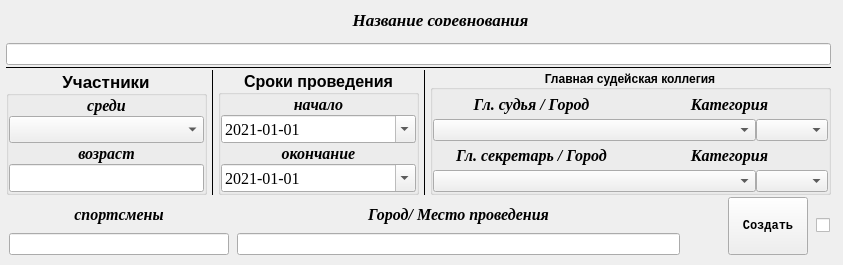
    <widget class="QWidget" name="tab">
     <attribute name="title">
      <string>Титул</string>
     </attribute>
     <widget class="QLabel" name="label_nazvanie">
      <property name="geometry">
       <rect>
        <x>320</x>
        <y>10</y>
        <width>241</width>
        <height>16</height>
       </rect>
      </property>
      <property name="sizePolicy">
       <sizepolicy hsizetype="Expanding" vsizetype="Preferred">
        <horstretch>0</horstretch>
        <verstretch>0</verstretch>
       </sizepolicy>
      </property>
      <property name="font">
       <font>
        <family>Times New Roman</family>
        <pointsize>13</pointsize>
        <weight>75</weight>
        <italic>true</italic>
        <bold>true</bold>
       </font>
      </property>
      <property name="text">
       <string>&lt;html&gt;&lt;head/&gt;&lt;body&gt;&lt;p&gt;Название соревнования&lt;/p&gt;&lt;/body&gt;&lt;/html&gt;</string>
      </property>
      <property name="alignment">
       <set>Qt::AlignCenter</set>
      </property>
     </widget>
     <widget class="QWidget" name="layoutWidget">
      <property name="geometry">
       <rect>
        <x>3</x>
        <y>43</y>
        <width>831</width>
        <height>213</height>
       </rect>
      </property>
      <layout class="QGridLayout" name="gridLayout_2">
       <property name="leftMargin">
        <number>3</number>
       </property>
       <property name="topMargin">
        <number>0</number>
       </property>
       <property name="rightMargin">
        <number>3</number>
       </property>
       <property name="spacing">
        <number>1</number>
       </property>
       <item row="0" column="0">
        <layout class="QGridLayout" name="gridLayout_5" columnstretch="0">
         <property name="horizontalSpacing">
          <number>24</number>
         </property>
         <property name="verticalSpacing">
          <number>1</number>
         </property>
         <item row="0" column="0">
          <widget class="QLineEdit" name="lineEdit_title_nazvanie">
           <property name="font">
            <font>
             <weight>75</weight>
             <bold>true</bold>
            </font>
           </property>
           <property name="layoutDirection">
            <enum>Qt::LeftToRight</enum>
           </property>
          </widget>
         </item>
         <item row="1" column="0">
          <widget class="Line" name="line_16">
           <property name="frameShadow">
            <enum>QFrame::Plain</enum>
           </property>
           <property name="orientation">
            <enum>Qt::Horizontal</enum>
           </property>
          </widget>
         </item>
        </layout>
       </item>
       <item row="1" column="0">
        <layout class="QHBoxLayout" name="horizontalLayout_5" stretch="1,0,1,0,2">
         <property name="spacing">
          <number>4</number>
         </property>
         <property name="leftMargin">
          <number>0</number>
         </property>
         <item>
          <widget class="QGroupBox" name="groupBox_8">
           <property name="font">
            <font>
             <pointsize>13</pointsize>
             <weight>75</weight>
             <bold>true</bold>
            </font>
           </property>
           <property name="title">
            <string>Участники</string>
           </property>
           <property name="alignment">
            <set>Qt::AlignCenter</set>
           </property>
           <layout class="QVBoxLayout" name="verticalLayout_46">
            <property name="spacing">
             <number>1</number>
            </property>
            <property name="leftMargin">
             <number>0</number>
            </property>
            <property name="topMargin">
             <number>0</number>
            </property>
            <property name="rightMargin">
             <number>0</number>
            </property>
            <property name="bottomMargin">
             <number>0</number>
            </property>
            <item>
             <layout class="QVBoxLayout" name="verticalLayout_48">
              <property name="spacing">
               <number>1</number>
              </property>
              <item>
               <layout class="QVBoxLayout" name="verticalLayout_33">
                <property name="spacing">
                 <number>1</number>
                </property>
                <item>
                 <widget class="QLabel" name="label_sredi">
                  <property name="font">
                   <font>
                    <family>Times New Roman</family>
                    <pointsize>12</pointsize>
                    <italic>true</italic>
                   </font>
                  </property>
                  <property name="text">
                   <string>&lt;html&gt;&lt;head/&gt;&lt;body&gt;&lt;p&gt;&lt;span style=&quot; font-style:italic;&quot;&gt;среди&lt;/span&gt;&lt;/p&gt;&lt;/body&gt;&lt;/html&gt;</string>
                  </property>
                  <property name="alignment">
                   <set>Qt::AlignHCenter|Qt::AlignTop</set>
                  </property>
                 </widget>
                </item>
                <item>
                 <widget class="QComboBox" name="comboBox_sredi">
                  <property name="sizePolicy">
                   <sizepolicy hsizetype="MinimumExpanding" vsizetype="Fixed">
                    <horstretch>0</horstretch>
                    <verstretch>0</verstretch>
                   </sizepolicy>
                  </property>
                  <property name="font">
                   <font>
                    <family>Times New Roman</family>
                    <pointsize>12</pointsize>
                    <weight>50</weight>
                    <italic>true</italic>
                    <bold>false</bold>
                   </font>
                  </property>
                 </widget>
                </item>
               </layout>
              </item>
              <item>
               <layout class="QVBoxLayout" name="verticalLayout_51">
                <property name="spacing">
                 <number>1</number>
                </property>
                <item>
                 <widget class="QLabel" name="label_sredi_2">
                  <property name="font">
                   <font>
                    <family>Times New Roman</family>
                    <pointsize>12</pointsize>
                    <italic>true</italic>
                   </font>
                  </property>
                  <property name="text">
                   <string>&lt;html&gt;&lt;head/&gt;&lt;body&gt;&lt;p&gt;возраст&lt;/p&gt;&lt;/body&gt;&lt;/html&gt;</string>
                  </property>
                  <property name="alignment">
                   <set>Qt::AlignHCenter|Qt::AlignTop</set>
                  </property>
                 </widget>
                </item>
                <item>
                 <widget class="QLineEdit" name="lineEdit_title_vozrast">
                  <property name="font">
                   <font>
                    <weight>50</weight>
                    <bold>false</bold>
                   </font>
                  </property>
                 </widget>
                </item>
               </layout>
              </item>
             </layout>
            </item>
           </layout>
          </widget>
         </item>
         <item>
          <widget class="Line" name="line_14">
           <property name="frameShadow">
            <enum>QFrame::Plain</enum>
           </property>
           <property name="orientation">
            <enum>Qt::Vertical</enum>
           </property>
          </widget>
         </item>
         <item>
          <widget class="QGroupBox" name="groupBox_7">
           <property name="font">
            <font>
             <pointsize>12</pointsize>
             <weight>75</weight>
             <bold>true</bold>
            </font>
           </property>
           <property name="title">
            <string>Сроки проведения</string>
           </property>
           <property name="alignment">
            <set>Qt::AlignCenter</set>
           </property>
           <layout class="QVBoxLayout" name="verticalLayout_49">
            <property name="spacing">
             <number>1</number>
            </property>
            <property name="leftMargin">
             <number>0</number>
            </property>
            <property name="topMargin">
             <number>0</number>
            </property>
            <property name="rightMargin">
             <number>0</number>
            </property>
            <property name="bottomMargin">
             <number>0</number>
            </property>
            <item>
             <layout class="QVBoxLayout" name="verticalLayout_47">
              <property name="spacing">
               <number>1</number>
              </property>
              <item>
               <layout class="QVBoxLayout" name="verticalLayout_34">
                <property name="spacing">
                 <number>1</number>
                </property>
                <item>
                 <widget class="QLabel" name="label_s">
                  <property name="sizePolicy">
                   <sizepolicy hsizetype="Minimum" vsizetype="Preferred">
                    <horstretch>0</horstretch>
                    <verstretch>0</verstretch>
                   </sizepolicy>
                  </property>
                  <property name="font">
                   <font>
                    <family>Times New Roman</family>
                    <pointsize>12</pointsize>
                    <italic>true</italic>
                   </font>
                  </property>
                  <property name="text">
                   <string>&lt;html&gt;&lt;head/&gt;&lt;body&gt;&lt;p&gt;начало&lt;/p&gt;&lt;/body&gt;&lt;/html&gt;</string>
                  </property>
                  <property name="alignment">
                   <set>Qt::AlignHCenter|Qt::AlignTop</set>
                  </property>
                 </widget>
                </item>
                <item>
                 <widget class="QDateEdit" name="dateEdit_start">
                  <property name="sizePolicy">
                   <sizepolicy hsizetype="MinimumExpanding" vsizetype="Fixed">
                    <horstretch>0</horstretch>
                    <verstretch>0</verstretch>
                   </sizepolicy>
                  </property>
                  <property name="font">
                   <font>
                    <family>Times New Roman</family>
                    <weight>50</weight>
                    <bold>false</bold>
                   </font>
                  </property>
                  <property name="dateTime">
                   <datetime>
                    <hour>0</hour>
                    <minute>0</minute>
                    <second>0</second>
                    <year>2021</year>
                    <month>1</month>
                    <day>1</day>
                   </datetime>
                  </property>
                  <property name="displayFormat">
                   <string>yyyy-MM-dd</string>
                  </property>
                  <property name="calendarPopup">
                   <bool>true</bool>
                  </property>
                  <property name="date">
                   <date>
                    <year>2021</year>
                    <month>1</month>
                    <day>1</day>
                   </date>
                  </property>
                 </widget>
                </item>
               </layout>
              </item>
              <item>
               <layout class="QVBoxLayout" name="verticalLayout_45">
                <property name="spacing">
                 <number>1</number>
                </property>
                <item>
                 <widget class="QLabel" name="label_po">
                  <property name="sizePolicy">
                   <sizepolicy hsizetype="Minimum" vsizetype="Preferred">
                    <horstretch>0</horstretch>
                    <verstretch>0</verstretch>
                   </sizepolicy>
                  </property>
                  <property name="font">
                   <font>
                    <family>Times New Roman</family>
                    <pointsize>12</pointsize>
                    <italic>true</italic>
                   </font>
                  </property>
                  <property name="text">
                   <string>&lt;html&gt;&lt;head/&gt;&lt;body&gt;&lt;p&gt;окончание&lt;/p&gt;&lt;/body&gt;&lt;/html&gt;</string>
                  </property>
                  <property name="alignment">
                   <set>Qt::AlignHCenter|Qt::AlignTop</set>
                  </property>
                 </widget>
                </item>
                <item>
                 <widget class="QDateEdit" name="dateEdit_end">
                  <property name="sizePolicy">
                   <sizepolicy hsizetype="MinimumExpanding" vsizetype="Fixed">
                    <horstretch>0</horstretch>
                    <verstretch>0</verstretch>
                   </sizepolicy>
                  </property>
                  <property name="font">
                   <font>
                    <family>Times New Roman</family>
                    <weight>50</weight>
                    <bold>false</bold>
                   </font>
                  </property>
                  <property name="dateTime">
                   <datetime>
                    <hour>0</hour>
                    <minute>0</minute>
                    <second>0</second>
                    <year>2021</year>
                    <month>1</month>
                    <day>1</day>
                   </datetime>
                  </property>
                  <property name="currentSection">
                   <enum>QDateTimeEdit::YearSection</enum>
                  </property>
                  <property name="displayFormat">
                   <string>yyyy-MM-dd</string>
                  </property>
                  <property name="calendarPopup">
                   <bool>true</bool>
                  </property>
                  <property name="currentSectionIndex">
                   <number>0</number>
                  </property>
                  <property name="date">
                   <date>
                    <year>2021</year>
                    <month>1</month>
                    <day>1</day>
                   </date>
                  </property>
                 </widget>
                </item>
               </layout>
              </item>
             </layout>
            </item>
           </layout>
          </widget>
         </item>
         <item>
          <widget class="Line" name="line_15">
           <property name="frameShadow">
            <enum>QFrame::Plain</enum>
           </property>
           <property name="orientation">
            <enum>Qt::Vertical</enum>
           </property>
          </widget>
         </item>
         <item>
          <widget class="QGroupBox" name="groupBox_6">
           <property name="font">
            <font>
             <weight>75</weight>
             <bold>true</bold>
            </font>
           </property>
           <property name="title">
            <string>Главная судейская коллегия</string>
           </property>
           <property name="alignment">
            <set>Qt::AlignCenter</set>
           </property>
           <layout class="QVBoxLayout" name="verticalLayout_50">
            <property name="spacing">
             <number>1</number>
            </property>
            <property name="leftMargin">
             <number>0</number>
            </property>
            <property name="topMargin">
             <number>0</number>
            </property>
            <property name="rightMargin">
             <number>0</number>
            </property>
            <property name="bottomMargin">
             <number>0</number>
            </property>
            <item>
             <layout class="QVBoxLayout" name="verticalLayout">
              <property name="spacing">
               <number>0</number>
              </property>
              <item>
               <layout class="QHBoxLayout" name="horizontalLayout_21">
                <property name="spacing">
                 <number>1</number>
                </property>
                <item>
                 <widget class="QLabel" name="label_main_refery">
                  <property name="font">
                   <font>
                    <family>Times New Roman</family>
                    <pointsize>12</pointsize>
                    <italic>true</italic>
                   </font>
                  </property>
                  <property name="text">
                   <string>&lt;html&gt;&lt;head/&gt;&lt;body&gt;&lt;p&gt;Гл. судья / Город&lt;/p&gt;&lt;/body&gt;&lt;/html&gt;</string>
                  </property>
                  <property name="alignment">
                   <set>Qt::AlignCenter</set>
                  </property>
                 </widget>
                </item>
                <item>
                 <widget class="QLabel" name="label_kat_ref">
                  <property name="font">
                   <font>
                    <family>Times New Roman</family>
                    <pointsize>12</pointsize>
                    <italic>true</italic>
                   </font>
                  </property>
                  <property name="text">
                   <string>&lt;html&gt;&lt;head/&gt;&lt;body&gt;&lt;p&gt;Категория&lt;/p&gt;&lt;/body&gt;&lt;/html&gt;</string>
                  </property>
                  <property name="alignment">
                   <set>Qt::AlignCenter</set>
                  </property>
                 </widget>
                </item>
               </layout>
              </item>
              <item>
               <layout class="QHBoxLayout" name="horizontalLayout_22">
                <item>
                 <widget class="QComboBox" name="comboBox_referee">
                  <property name="sizePolicy">
                   <sizepolicy hsizetype="Expanding" vsizetype="Fixed">
                    <horstretch>0</horstretch>
                    <verstretch>0</verstretch>
                   </sizepolicy>
                  </property>
                  <property name="font">
                   <font>
                    <weight>50</weight>
                    <bold>false</bold>
                   </font>
                  </property>
                 </widget>
                </item>
                <item>
                 <widget class="QComboBox" name="comboBox_kategor_ref">
                  <property name="font">
                   <font>
                    <weight>50</weight>
                    <bold>false</bold>
                   </font>
                  </property>
                 </widget>
                </item>
               </layout>
              </item>
              <item>
               <layout class="QHBoxLayout" name="horizontalLayout_11">
                <property name="spacing">
                 <number>1</number>
                </property>
                <item>
                 <widget class="QLabel" name="label_main_sekretar">
                  <property name="font">
                   <font>
                    <family>Times New Roman</family>
                    <pointsize>12</pointsize>
                    <italic>true</italic>
                   </font>
                  </property>
                  <property name="text">
                   <string>&lt;html&gt;&lt;head/&gt;&lt;body&gt;&lt;p&gt;Гл. секретарь / Город&lt;/p&gt;&lt;/body&gt;&lt;/html&gt;</string>
                  </property>
                  <property name="alignment">
                   <set>Qt::AlignCenter</set>
                  </property>
                 </widget>
                </item>
                <item>
                 <widget class="QLabel" name="label_kat_sek">
                  <property name="font">
                   <font>
                    <family>Times New Roman</family>
                    <pointsize>12</pointsize>
                    <italic>true</italic>
                   </font>
                  </property>
                  <property name="text">
                   <string>&lt;html&gt;&lt;head/&gt;&lt;body&gt;&lt;p&gt;Категория&lt;/p&gt;&lt;/body&gt;&lt;/html&gt;</string>
                  </property>
                  <property name="alignment">
                   <set>Qt::AlignCenter</set>
                  </property>
                 </widget>
                </item>
               </layout>
              </item>
              <item>
               <layout class="QHBoxLayout" name="horizontalLayout_20">
                <item>
                 <widget class="QComboBox" name="comboBox_secretary">
                  <property name="sizePolicy">
                   <sizepolicy hsizetype="Expanding" vsizetype="Fixed">
                    <horstretch>0</horstretch>
                    <verstretch>0</verstretch>
                   </sizepolicy>
                  </property>
                  <property name="font">
                   <font>
                    <weight>50</weight>
                    <bold>false</bold>
                   </font>
                  </property>
                 </widget>
                </item>
                <item>
                 <widget class="QComboBox" name="comboBox_kategor_sec">
                  <property name="font">
                   <font>
                    <weight>50</weight>
                    <bold>false</bold>
                   </font>
                  </property>
                 </widget>
                </item>
               </layout>
              </item>
             </layout>
            </item>
           </layout>
          </widget>
         </item>
        </layout>
       </item>
       <item row="2" column="0">
        <layout class="QHBoxLayout" name="horizontalLayout_4" stretch="1,2,0,0,0">
         <property name="spacing">
          <number>8</number>
         </property>
         <property name="leftMargin">
          <number>1</number>
         </property>
         <property name="topMargin">
          <number>1</number>
         </property>
         <property name="rightMargin">
          <number>1</number>
         </property>
         <property name="bottomMargin">
          <number>1</number>
         </property>
         <item>
          <layout class="QVBoxLayout" name="verticalLayout_37">
           <property name="spacing">
            <number>0</number>
           </property>
           <property name="leftMargin">
            <number>2</number>
           </property>
           <property name="topMargin">
            <number>0</number>
           </property>
           <item>
            <widget class="QLabel" name="label_sredi_3">
             <property name="font">
              <font>
               <family>Times New Roman</family>
               <pointsize>12</pointsize>
               <weight>75</weight>
               <italic>true</italic>
               <bold>true</bold>
              </font>
             </property>
             <property name="text">
              <string>&lt;html&gt;&lt;head/&gt;&lt;body&gt;&lt;p&gt;спортсмены&lt;/p&gt;&lt;/body&gt;&lt;/html&gt;</string>
             </property>
             <property name="alignment">
              <set>Qt::AlignCenter</set>
             </property>
            </widget>
           </item>
           <item>
            <widget class="QLineEdit" name="lineEdit_title_gamer"/>
           </item>
          </layout>
         </item>
         <item>
          <layout class="QVBoxLayout" name="verticalLayout_35">
           <property name="spacing">
            <number>1</number>
           </property>
           <item>
            <widget class="QLabel" name="label_2str_4">
             <property name="font">
              <font>
               <family>Times New Roman</family>
               <pointsize>12</pointsize>
               <weight>75</weight>
               <italic>true</italic>
               <bold>true</bold>
              </font>
             </property>
             <property name="text">
              <string>&lt;html&gt;&lt;head/&gt;&lt;body&gt;&lt;p&gt;Город/ Место проведения&lt;/p&gt;&lt;/body&gt;&lt;/html&gt;</string>
             </property>
             <property name="alignment">
              <set>Qt::AlignCenter</set>
             </property>
            </widget>
           </item>
           <item>
            <widget class="QLineEdit" name="lineEdit_city_title">
             <property name="sizePolicy">
              <sizepolicy hsizetype="Expanding" vsizetype="Fixed">
               <horstretch>0</horstretch>
               <verstretch>0</verstretch>
              </sizepolicy>
             </property>
            </widget>
           </item>
          </layout>
         </item>
         <item>
          <spacer name="horizontalSpacer">
           <property name="orientation">
            <enum>Qt::Horizontal</enum>
           </property>
           <property name="sizeType">
            <enum>QSizePolicy::Minimum</enum>
           </property>
           <property name="sizeHint" stdset="0">
            <size>
             <width>40</width>
             <height>20</height>
            </size>
           </property>
          </spacer>
         </item>
         <item>
          <widget class="QPushButton" name="Button_title_made">
           <property name="sizePolicy">
            <sizepolicy hsizetype="Expanding" vsizetype="Expanding">
             <horstretch>0</horstretch>
             <verstretch>0</verstretch>
            </sizepolicy>
           </property>
           <property name="font">
            <font>
             <family>Courier New</family>
             <weight>75</weight>
             <bold>true</bold>
            </font>
           </property>
           <property name="text">
            <string>Создать</string>
           </property>
           <property name="autoDefault">
            <bool>false</bool>
           </property>
           <property name="default">
            <bool>false</bool>
           </property>
           <property name="flat">
            <bool>false</bool>
           </property>
          </widget>
         </item>
         <item>
          <widget class="QCheckBox" name="checkBox">
           <property name="sizePolicy">
            <sizepolicy hsizetype="Fixed" vsizetype="Fixed">
             <horstretch>0</horstretch>
             <verstretch>0</verstretch>
            </sizepolicy>
           </property>
           <property name="text">
            <string/>
           </property>
          </widget>
         </item>
        </layout>
       </item>
      </layout>
     </widget>
    </widget>
